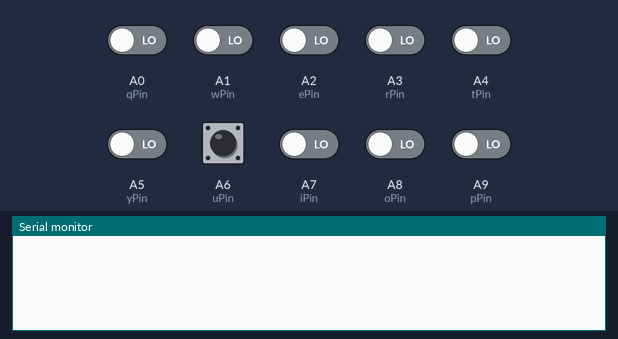
Recording of a sketch running on a simulated Arduino Mega 2560, built with avr-gcc and run on an emulated ATmega2560. On the bench: the last lines printed to the serial monitor. The inputs (shaded band) are chosen by the test bench; at power-on: A0 (qPin), A1 (wPin), A2 (ePin), A3 (rPin), A4 (tPin), A5 (yPin), A6 (uPin), A7 (iPin), A8 (oPin), A9 (pPin) LOW.

Above: at 1.2 s.
1.3 s: A0 (qPin) driven HIGH
At 1.41 s:
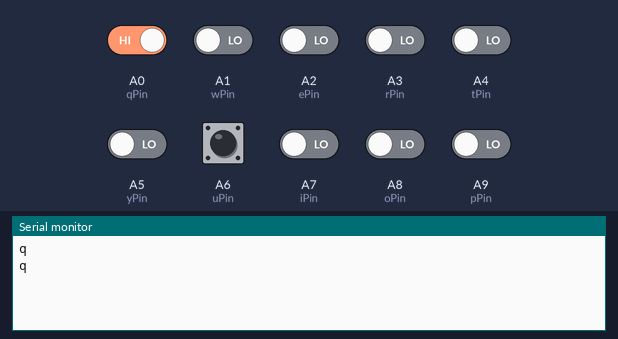
3.2 s: A1 (wPin) driven HIGH
At 3.21 s:
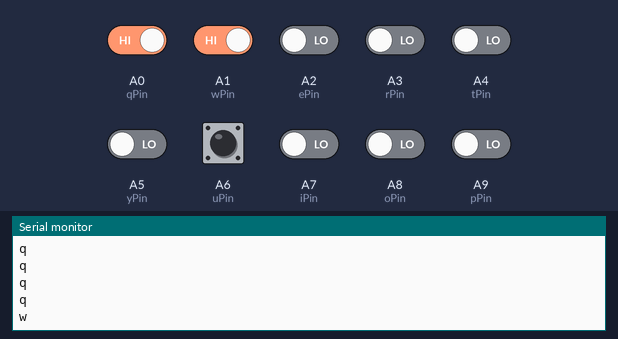
4.8 s: A2 (ePin) driven HIGH
6.4 s: A3 (rPin) driven HIGH
At 6.52 s:
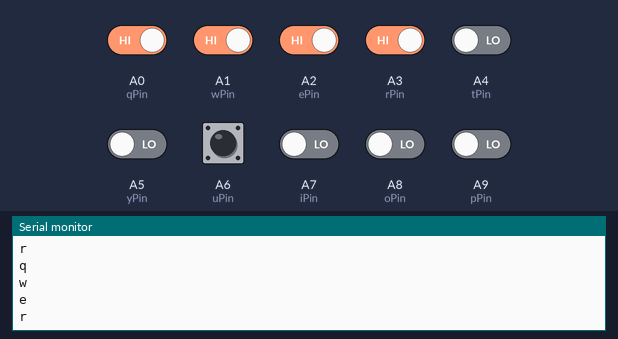
8.0 s: A4 (tPin) driven HIGH
9.6 s: A5 (yPin) driven HIGH
At 10.4 s:
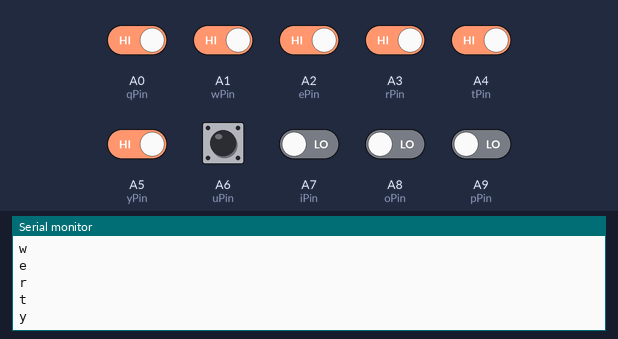

Measured:
- after the input at 1.3 s, the serial monitor: prints a new line at once (image 1)
- after the input at 3.2 s, the serial monitor: prints a new line at once (image 2)
- after the input at 6.4 s, the serial monitor: prints a new line at once (image 3)
- after the input at 9.6 s, the serial monitor: prints a new line at once (image 4)

The sketch:

keyboard.ino
```cpp
//https://www.arduino.cc/en/Tutorial/BuiltInExamples/Button
const int qPin = A0;
const int wPin = A1;
const int ePin = A2;
const int rPin = A3;
const int tPin = A4;
const int yPin = A5;
const int uPin = A6;
const int iPin = A7;
const int oPin = A8;
const int pPin = A9;

void setup() {
  Serial.begin(9600);
  pinMode(qPin, INPUT);
  pinMode(wPin, INPUT);
}

void loop() {

  if (digitalRead(qPin) == HIGH) {
    Serial.println("q");
  }

  if (digitalRead(wPin) == HIGH) {
    Serial.println("w");
  }

  if (digitalRead(ePin) == HIGH) {
    Serial.println("e");
  }

  if (digitalRead(rPin) == HIGH) {
    Serial.println("r");
  }

  if (digitalRead(tPin) == HIGH) {
    Serial.println("t");
  }

  if (digitalRead(yPin) == HIGH) {
    Serial.println("y");
  }

  if (digitalRead(uPin) == HIGH) {
    Serial.println("u");
  }

  if (digitalRead(iPin) == HIGH) {
    Serial.println("i");
  }

  if (digitalRead(oPin) == HIGH) {
    Serial.println("o");
  }

  if (digitalRead(pPin) == HIGH) {
    Serial.println("p");
  }

  delay(100);
}
```
